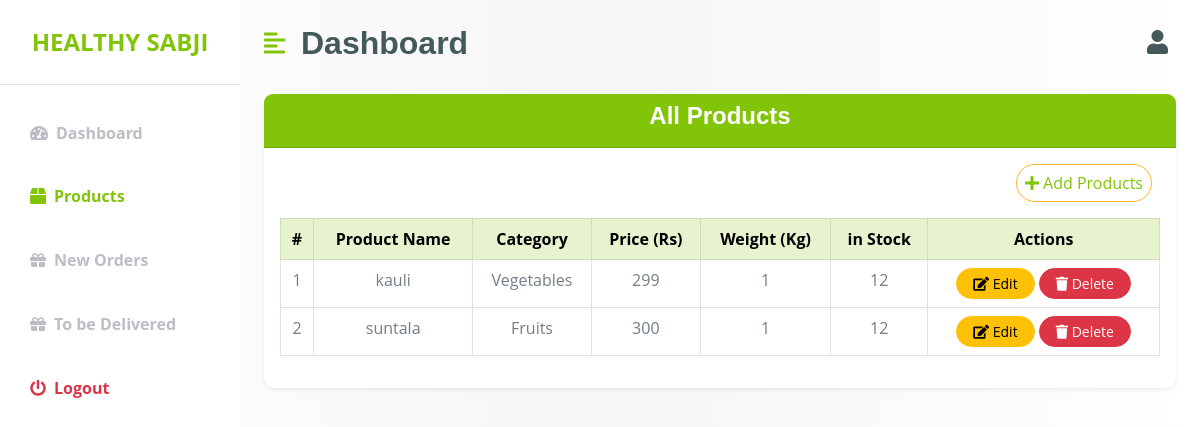
Before: /farmer_products/ with the older database file.
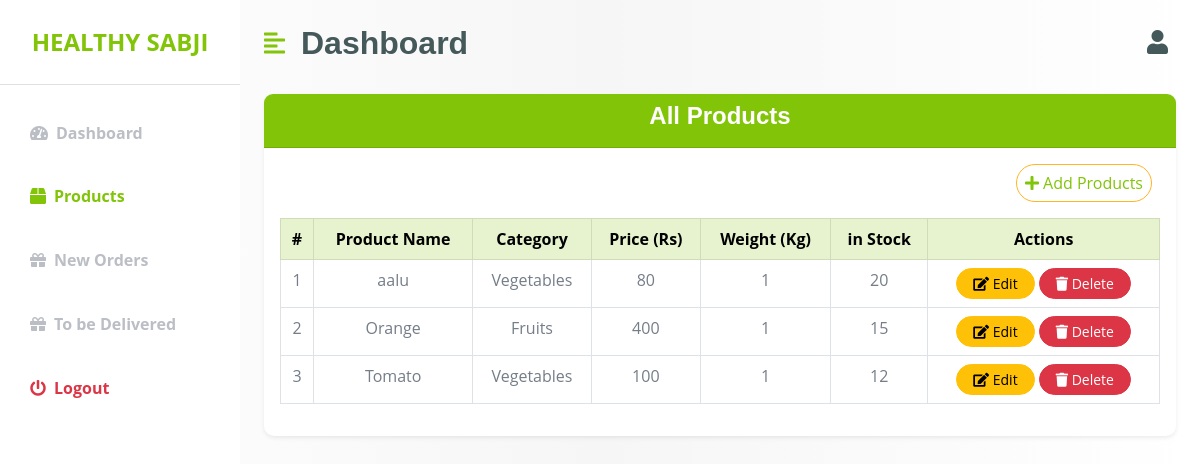
After: the same page with the newer database file.
### sabji/models.py (models this page shows, shortened)
class Product(models.Model):
    name = models.CharField(max_length=100)
    price = models.IntegerField(help_text='Price per kilo')
    pre_discount_price = models.IntegerField(blank=True, null=True)
    description = models.TextField()
    image = models.ImageField(upload_to='product_images/')
    quantity = models.IntegerField()
    category = models.ForeignKey('Category', on_delete=models.SET_NULL, related_name='products',null=True)

class Category(models.Model):
    name = models.CharField(max_length=100)
    image = models.ImageField(upload_to='category_images/', blank=True, null=True)
    def __str__(self):
        return self.name

### accounts/views.py (the view)
# urls.py: path('farmer_products/',views.farmer_products,name="farmer_products"),
def farmer_products(request):
    return render(request,'farmer/farmer_products.html')

### sabji/processors.py (called while the page is built)
def productprocessor(request):
    products = Product.objects.filter(quantity__gt=0)
    lowest_price = products.filter(quantity__gt=0).order_by('price').first()
    return {'products': products, 'lowest_price': lowest_price}

def categoryprocessor(request):
    categories = Category.objects.all()
    return {'categories': categories}

def discountprocessor(request):
    discounted_products = Product.objects.filter(pre_discount_price__gt=0)
    return {'discounted_products': discounted_products}

def cartprocessor(request):
    cart_count = 0
    if request.user.is_authenticated:
        cart_count = request.user.cart_items.filter(active=True).count()
    return {'cart_count': cart_count}

### templates/farmer/Farmer_products.html (shortened to what this page needs)
{% extends "farmer/base.html" %}
{% block content %}
    <div class="container-fluid py-2">
        <div class="row justify-content-center">
            <div class="col-lg-12">
                <div class="card border-0 shadow-sm">
                    <div class="card-header bg-primary text-white text-center">
                        <h4 class="fw-bold text-white">All Products</h4>
                    </div>
                    <div class="d-flex align-items-end justify-content-end flex-column flex-md-row mt-3 mx-4">
                        <a class="btn border border-secondary rounded-pill px-2 text-primary btn" href="{% url 'add_products' %}">
                            <i class="fas fa-plus"></i> Add Products</a>
                    </div>
                    <div class="card-body">
                        <table class="table table-bordered text-center">
                            <thead class="table-primary">
                                <tr>
                                    <th>#</th>
                                    <th>Product Name</th>
                                    <th>Category</th>
                                    <th>Price (Rs)</th>
                                    <th>Weight (Kg)</th>
                                    <th>in Stock</th>
                                    <th>Actions</th>
                                </tr>
                            </thead>
                            <tbody>
                                {% for product in products %}
                                <tr>
                                    <td>{{forloop.counter}}</td>
                                    <td>{{product.name}}</td>
                                    <td>{{product.category}}</td>
                                    <td>{{product.price}}</td>
                                    <td>1</td>
                                    <td>{{product.quantity}}</td>
                                    <td>
                                        <a href="{% url 'edit_product' product.id %}" class="btn btn-warning btn-sm rounded-pill px-3">
                                            <i class="fa fa-edit"></i> Edit
                                        </a>
                                        <form action="{% url 'delete_product' product.id %}" method="post" style="display: inline;">
                                            <button type="submit" class="btn btn-danger btn-sm rounded-pill px-3"
                                                onclick="return confirm('Are you sure you want to delete this product?');">
                                                <i class="fa fa-trash"></i> Delete
                                            </button>
                                        </form>
                                    </td>
                                </tr>
                                {% endfor %}
                            </tbody>
                        </table>
                    </div>
                </div>
            </div>
        </div>
    </div>
{% endblock content %}

### templates/farmer/base.html (shortened to what this page needs)
<!DOCTYPE html>
<html lang="en">
<head>
    <link rel="stylesheet" href="https://use.fontawesome.com/releases/v5.15.4/css/all.css"/>
    <link href="https://cdn.jsdelivr.net/npm/bootstrap-icons@1.4.1/font/bootstrap-icons.css" rel="stylesheet">
    <link rel="stylesheet" href="/static/css/bootstrap.css">
    <link rel="stylesheet" href="/static/css/bootstrap.min.css">
    <link rel="stylesheet" href="/static/css/delivery.css">
</head>
<body>
    <div class="d-flex" id="wrapper">
        <div class="bg-white" id="sidebar-wrapper">
            <a href="/">
                <div class="sidebar-heading text-center py-4 primary-text fs-4 fw-bold text-uppercase border-bottom">Healthy Sabji</div>
            </a>
            <div class="list-group list-group-flush my-3">
                <a href="{% url 'farmer_dashboard' %}" class="list-group-item list-group-item-action bg-transparent second-text fw-bold"><i
                        class="fas fa-tachometer-alt me-2"></i>Dashboard</a>
                <a href="{% url 'farmer_products' %}" class="list-group-item list-group-item-action bg-transparent second-text fw-bold"><i
                        class="fas fa-box me-2"></i>Products</a>
                <a href="{% url 'new_order' %}" class="list-group-item list-group-item-action bg-transparent second-text fw-bold"><i
                        class="fas fa-gift me-2"></i>New Orders</a>
                <a href="{% url 'drop_delivery' %}" class="list-group-item list-group-item-action bg-transparent second-text fw-bold"><i
                        class="fas fa-gift me-2"></i>To be Delivered</a>
                <a href="#" class="list-group-item list-group-item-action bg-transparent text-danger fw-bold"><i
                        class="fas fa-power-off me-2"></i>Logout</a>
            </div>
        </div>
        <div id="page-content-wrapper">
            <nav class="navbar navbar-expand-lg navbar-light bg-transparent py-4 px-4">
                <div class="d-flex align-items-center">
                    <i class="fas fa-align-left primary-text fs-4 me-3" id="menu-toggle"></i>
                    <h2 class="fs-2 m-0">Dashboard</h2>
                </div>
                <div class="collapse navbar-collapse" id="navbarSupportedContent">
                    <ul class="navbar-nav ms-auto mb-2 mb-lg-0">
                        <li class="nav-item dropdown">
                            <a class="fw-bold h4" href="{% url 'user_profile' %}">
                                <i class="fas fa-user me-2"></i> {{request.user.username}}
                            </a>
                        </li>
                    </ul>
                </div>
            </nav>
            {% block content %}
            {% endblock content %}
        </div>
    </div>
</body>
</html>

### static/css/delivery.css (style rules this page uses)
:root { --main-bg-color: #ffffff; --main-text-color: #81C408; --second-text-color: #bbbec5; --second-bg-color: #f1f1f1; }
.primary-text { color: var(--main-text-color); }
.second-text { color: var(--second-text-color); }
#wrapper { overflow-x: hidden; background-image: linear-gradient( to right, #ffffff, #f6f6f6, #ffffff ); }
#sidebar-wrapper { min-height: 100vh; margin-left: -15rem; -webkit-transition: margin 0.25s ease-out; -moz-transition: margin 0.25s ease-out; -o-transition: margin 0.25s ease-out; transition: margin 0.25s ease-out; }
#sidebar-wrapper .sidebar-heading { padding: 0.875rem 1.25rem; font-size: 1.2rem; }
#sidebar-wrapper .list-group { width: 15rem; }
#page-content-wrapper { min-width: 100vw; }
#menu-toggle { cursor: pointer; }
.list-group-item { border: none; padding: 20px 30px; }
.list-group-item.active { background-color: transparent; color: var(--main-text-color); font-weight: bold; border: none; }
@media (min-width: 768px) { #sidebar-wrapper { margin-left: 0; } }
@media (min-width: 768px) { #page-content-wrapper { min-width: 0; width: 100%; } }

Changed rows visible on the page:
removed Product: name "kauli", category "Vegetables", price "299", quantity "12"
removed Product: name "suntala", category "Fruits", price "300", quantity "12"
added Product: name "aalu", category "Vegetables", price "80", quantity "20"
added Product: name "Orange", category "Fruits", price "400", quantity "15"
added Product: name "Tomato", category "Vegetables", price "100", quantity "12"
